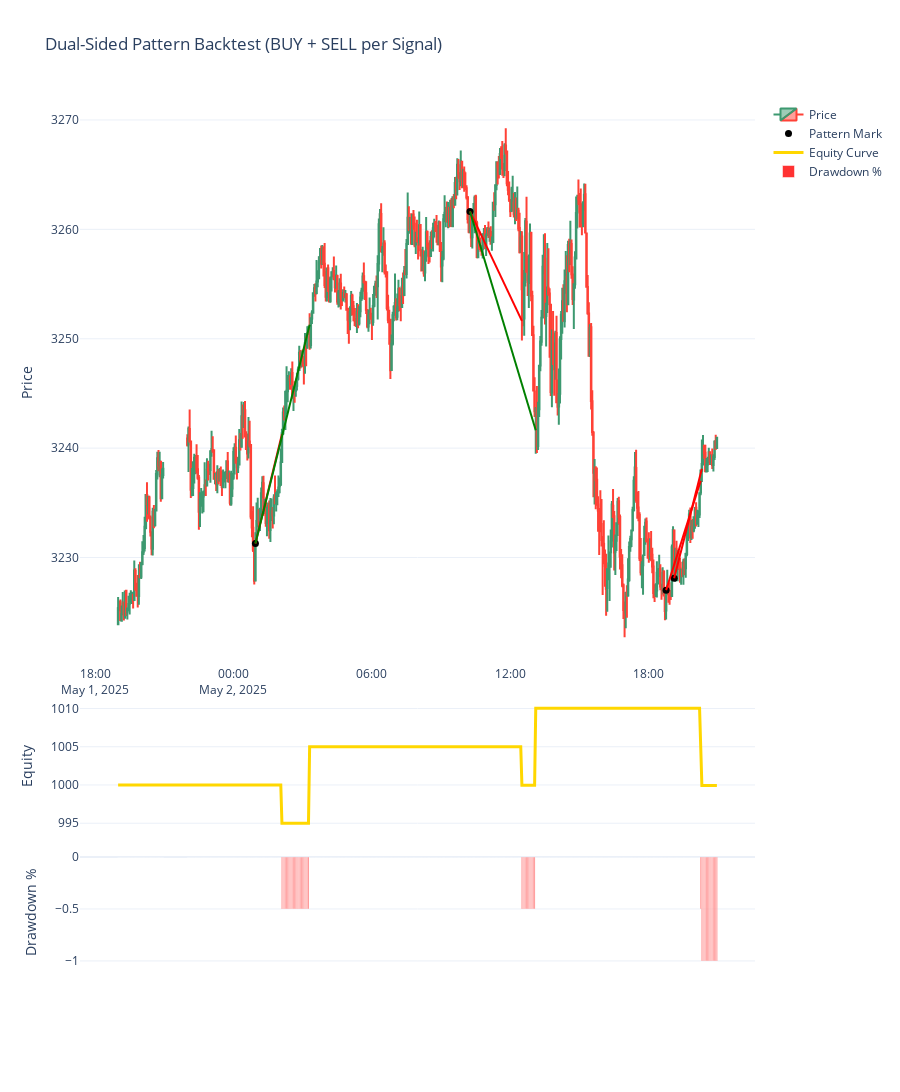

Notebook cell for this chart:
### Markdown cell above
Perform a backtest where, if the 'pattern mark ' appears, buy and sell at the close of the corresponding candle. The stop-loss is worth 5 price units, and the take-profit is 2R-multiple. Conduct a realistic backtest, making the trade execution similar to a live environment. 1% risk per trade with inital capital of 1000. Mark the entry to stoploss using a red breakline, and a green breakline if from entry to takeprofit. Plot the Equity Curve with a drawdown percentage on a separate pane. Place both sell orders and buyorders for each signal. Use a red bar chart in presenting the drawdown %, and a gold line chart in presenting the equity curve.

### Code cell
import MetaTrader5 as mt5
import pandas as pd
import numpy as np
import plotly.graph_objects as go
from datetime import datetime, timedelta

# -------------------------
# Initialize MT5
# -------------------------
if not mt5.initialize():
    raise RuntimeError("MT5 initialization failed")

# -------------------------
# Fetch 3-minute data
# -------------------------
symbol = "XAUUSDc"
timeframe = mt5.TIMEFRAME_M3
n_bars = 500
utc_from = datetime.now() - timedelta(days=224)

rates = mt5.copy_rates_from(symbol, timeframe, utc_from, n_bars)
mt5.shutdown()

# -------------------------
# Convert to DataFrame
# -------------------------
df = pd.DataFrame(rates)
df['time'] = pd.to_datetime(df['time'], unit='s')
df.set_index('time', inplace=True)
df = df[df.index.dayofweek < 5]

# -------------------------
# Candle Calculations
# -------------------------
df['body'] = abs(df['close'] - df['open'])
df['upper_wick'] = df['high'] - df[['open','close']].max(axis=1)
df['lower_wick'] = df[['open','close']].min(axis=1) - df['low']

df['body_minus_upper'] = df['body'] - df['upper_wick']
df['body_minus_lower'] = df['body'] - df['lower_wick']

# -------------------------
# Pattern Detection
# -------------------------
pattern_score = []
pattern_mark = []

for i in range(len(df)):
    if i < 2:
        pattern_score.append(0)
        pattern_mark.append(np.nan)
        continue

    valid_bu_bl = (
        df['body_minus_upper'].iloc[i] > 0 and df['body_minus_lower'].iloc[i] > 0 and
        df['body_minus_upper'].iloc[i-1] > 0 and df['body_minus_lower'].iloc[i-1] > 0 and
        df['body_minus_upper'].iloc[i-2] > 0 and df['body_minus_lower'].iloc[i-2] > 0
    )

    if not valid_bu_bl:
        pattern_score.append(0)
        pattern_mark.append(np.nan)
        continue

    o0,c0 = df['open'].iloc[i], df['close'].iloc[i]
    o1,c1 = df['open'].iloc[i-1], df['close'].iloc[i-1]
    o2,c2 = df['open'].iloc[i-2], df['close'].iloc[i-2]
    h0,h1,h2 = df['high'].iloc[i], df['high'].iloc[i-1], df['high'].iloc[i-2]
    l0,l1,l2 = df['low'].iloc[i], df['low'].iloc[i-1], df['low'].iloc[i-2]

    score = 0
    mark = np.nan

    if c0 < o0 and c1 > o1 and c2 > o2:
        if c0 < o1 and h1 > h2 and h1 > h0:
            score = -1
            mark = c0

    if c0 > o0 and c1 < o1 and c2 < o2:
        if c0 > o1 and l1 < l2 and l1 < l0:
            score = 1
            mark = c0

    pattern_score.append(score)
    pattern_mark.append(mark)

df['pattern_score'] = pattern_score
df['pattern_mark'] = pattern_mark

# -------------------------
# BACKTEST ENGINE
# -------------------------
capital = 1000.0
risk_total = 0.01
risk_per_trade = risk_total / 2
stop_dist = 10.0
rr = 2.0

open_trades = []
equity_curve = []
drawdown = []
trade_lines = []

peak_equity = capital

for i in range(len(df)):
    time = df.index[i]
    close_price = df['close'].iloc[i]
    high = df['high'].iloc[i]
    low = df['low'].iloc[i]

    # Manage open trades
    for trade in open_trades.copy():
        d = trade['dir']
        hit_tp = high >= trade['tp'] if d == 1 else low <= trade['tp']
        hit_sl = low <= trade['sl'] if d == 1 else high >= trade['sl']

        if hit_tp or hit_sl:
            exit_price = trade['tp'] if hit_tp else trade['sl']
            pnl = (exit_price - trade['entry']) * trade['size'] * d
            capital += pnl

            trade_lines.append(dict(
                x=[trade['time'], time],
                y=[trade['entry'], exit_price],
                color='green' if hit_tp else 'red'
            ))

            open_trades.remove(trade)

    # New signal → BUY + SELL
    if df['pattern_score'].iloc[i] != 0:
        risk_amount = capital * risk_per_trade
        size = risk_amount / stop_dist

        open_trades.append(dict(
            dir=1,
            entry=close_price,
            sl=close_price - stop_dist,
            tp=close_price + stop_dist * rr,
            size=size,
            time=time
        ))

        open_trades.append(dict(
            dir=-1,
            entry=close_price,
            sl=close_price + stop_dist,
            tp=close_price - stop_dist * rr,
            size=size,
            time=time
        ))

    equity_curve.append(capital)
    peak_equity = max(peak_equity, capital)
    drawdown.append((capital - peak_equity) / peak_equity * 100)

df['equity'] = equity_curve
df['drawdown'] = drawdown

# -------------------------
# PLOTTING
# -------------------------
fig = go.Figure()

# Price
fig.add_trace(go.Candlestick(
    x=df.index,
    open=df['open'],
    high=df['high'],
    low=df['low'],
    close=df['close'],
    name='Price'
))

# Pattern Marks
fig.add_trace(go.Scatter(
    x=df.index,
    y=df['pattern_mark'],
    mode='markers',
    marker=dict(color='black', size=7),
    name='Pattern Mark'
))

# Trade Lines
for t in trade_lines:
    fig.add_trace(go.Scatter(
        x=t['x'],
        y=t['y'],
        mode='lines',
        line=dict(color=t['color'], width=2),
        showlegend=False
    ))

# Equity Curve — GOLD LINE
fig.add_trace(go.Scatter(
    x=df.index,
    y=df['equity'],
    name='Equity Curve',
    yaxis='y2',
    line=dict(color='gold', width=3)
))

# Drawdown — RED BAR
fig.add_trace(go.Bar(
    x=df.index,
    y=df['drawdown'],
    name='Drawdown %',
    yaxis='y3',
    marker=dict(color='red'),
    opacity=0.8
))

fig.update_layout(
    template='plotly_white',
    title='Dual-Sided Pattern Backtest (BUY + SELL per Signal)',
    xaxis=dict(rangeslider=dict(visible=False)),

    yaxis=dict(domain=[0.38, 1], title='Price'),
    yaxis2=dict(domain=[0.20, 0.34], title='Equity'),
    yaxis3=dict(domain=[0.05, 0.17], title='Drawdown %'),

    height=1300
)

fig.show()

### Figure 1 — Plotly figure (JSON) as saved in the notebook; plotly's stock layout.template omitted (floating-point values rounded to 4 significant figures; data arrays with more than 128 entries replaced by an {"elided": "..."} marker saying what was removed)
{"data": [{"close": {"elided": "500 float values"}, "high": {"elided": "500 float values"}, "low": {"elided": "500 float values"}, "name": "Price", "open": {"elided": "500 float values"}, "type": "candlestick", "x": {"elided": "500 str values"}}, {"marker": {"color": "black", "size": 7}, "mode": "markers", "name": "Pattern Mark", "type": "scatter", "x": {"elided": "500 str values"}, "y": {"elided": "500 float values"}}, {"line": {"color": "red", "width": 2}, "mode": "lines", "showlegend": false, "type": "scatter", "x": ["2025-05-02T00:57:00", "2025-05-02T02:06:00"], "y": [3231.0, 3241.0]}, {"line": {"color": "green", "width": 2}, "mode": "lines", "showlegend": false, "type": "scatter", "x": ["2025-05-02T00:57:00", "2025-05-02T03:18:00"], "y": [3231.0, 3251.0]}, {"line": {"color": "red", "width": 2}, "mode": "lines", "showlegend": false, "type": "scatter", "x": ["2025-05-02T10:15:00", "2025-05-02T12:30:00"], "y": [3262.0, 3252.0]}, {"line": {"color": "green", "width": 2}, "mode": "lines", "showlegend": false, "type": "scatter", "x": ["2025-05-02T10:15:00", "2025-05-02T13:06:00"], "y": [3262.0, 3242.0]}, {"line": {"color": "red", "width": 2}, "mode": "lines", "showlegend": false, "type": "scatter", "x": ["2025-05-02T18:45:00", "2025-05-02T20:15:00"], "y": [3227.0, 3237.0]}, {"line": {"color": "red", "width": 2}, "mode": "lines", "showlegend": false, "type": "scatter", "x": ["2025-05-02T19:06:00", "2025-05-02T20:18:00"], "y": [3228.0, 3238.0]}, {"line": {"color": "gold", "width": 3}, "name": "Equity Curve", "type": "scatter", "x": {"elided": "500 str values"}, "y": {"elided": "500 float values"}, "yaxis": "y2"}, {"marker": {"color": "red"}, "name": "Drawdown %", "opacity": 0.8, "type": "bar", "x": {"elided": "500 str values"}, "y": {"elided": "500 float values"}, "yaxis": "y3"}], "layout": {"height": 1300, "title": {"text": "Dual-Sided Pattern Backtest (BUY + SELL per Signal)"}, "xaxis": {"rangeslider": {"visible": false}}, "yaxis": {"domain": [0.38, 1], "title": {"text": "Price"}}, "yaxis2": {"domain": [0.2, 0.34], "title": {"text": "Equity"}}, "yaxis3": {"domain": [0.05, 0.17], "title": {"text": "Drawdown %"}}}}
